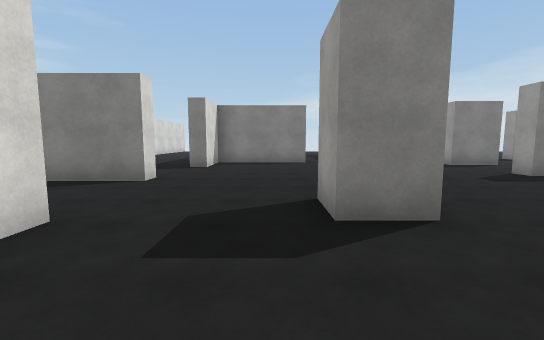
View 1 (above)

16 first-person views from a walk through a scene from a Unity 3-D project. The camera is 1.5 m above the floor, tilts 6° down and sees 90° across. The floor is counted in squares, 2 m on a side. Each view is taken from the middle of a square. On the plan, view 1 faces up. The plan holds only what a view shows up to about 10 squares ahead; the rest is blank. The player character is not drawn. Surface patterns are stand-ins for the level's own textures.

View 2
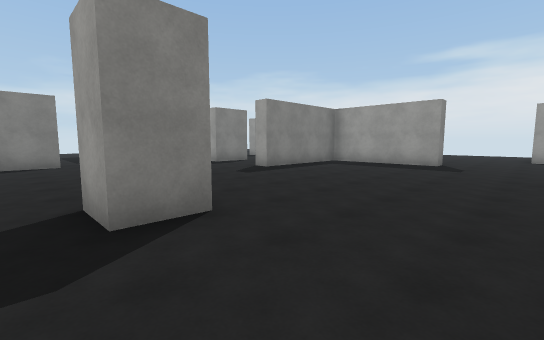

View 3
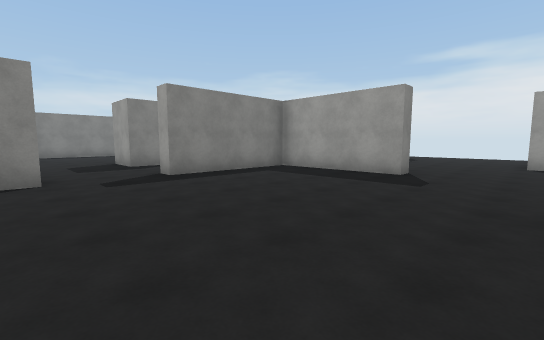

View 4
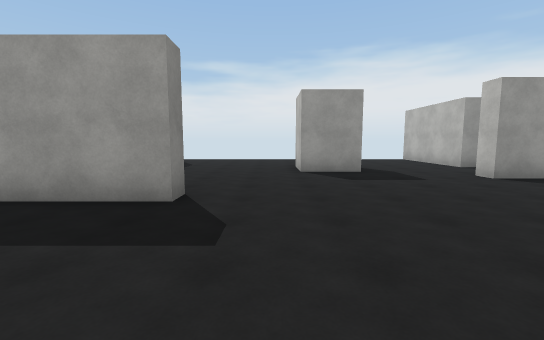

View 5
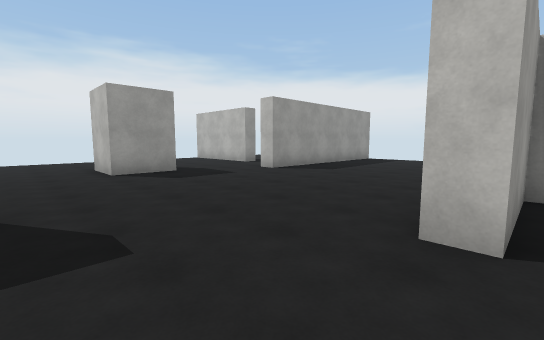

View 6
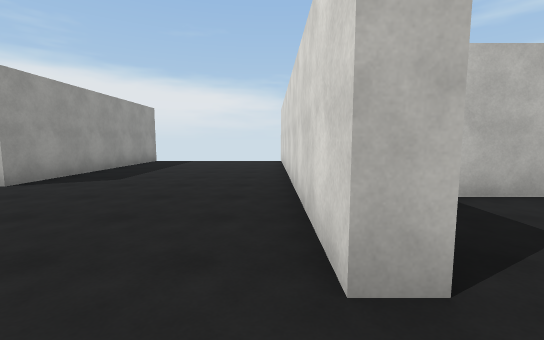

View 7
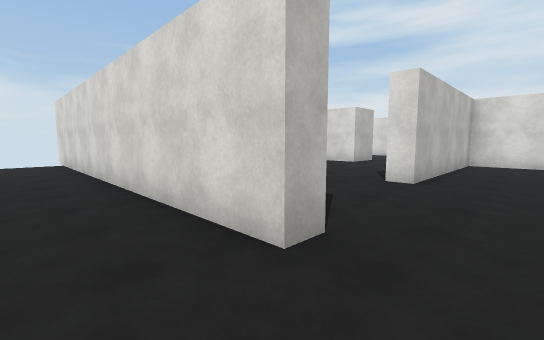

View 8
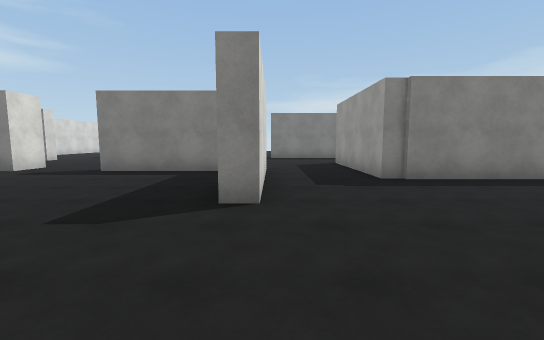

View 9
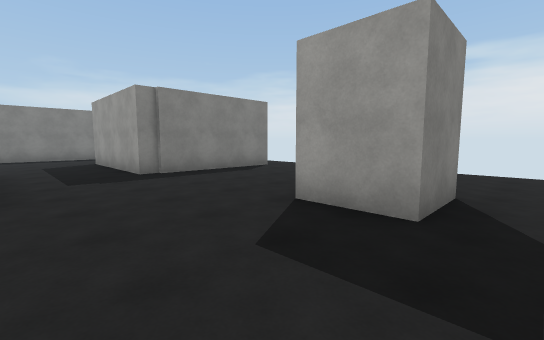

View 10
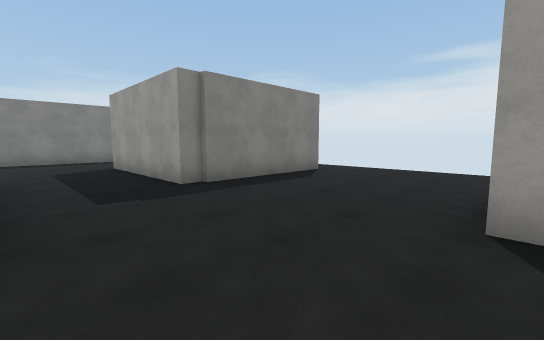

View 11
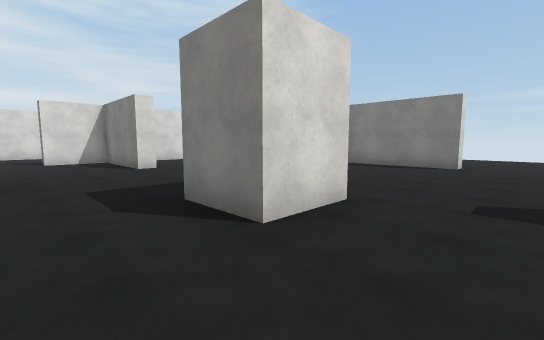

View 12
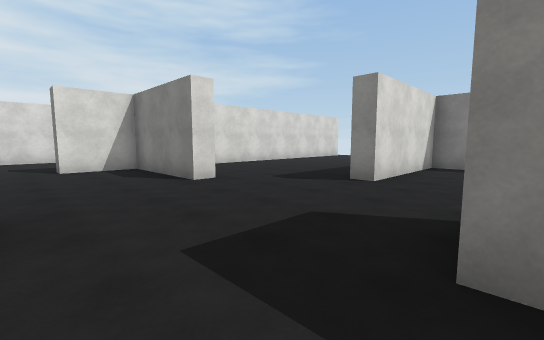

View 13
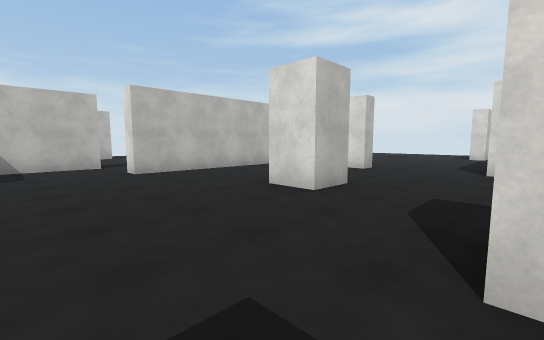

View 14
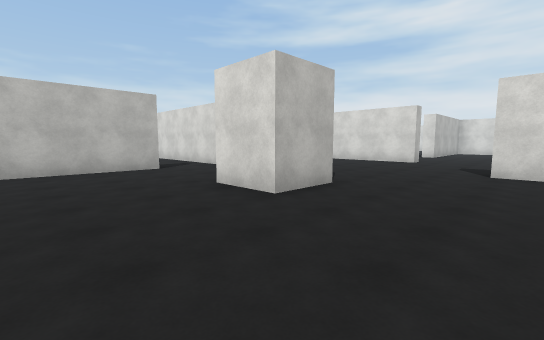

View 15
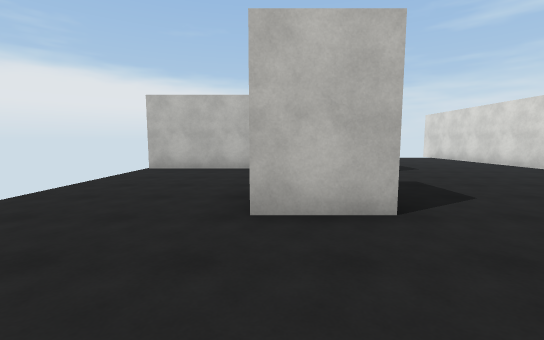

View 16
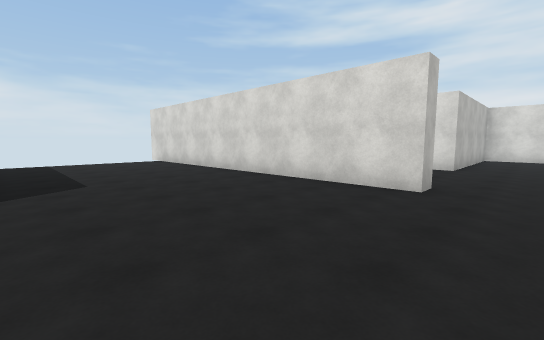

### Floor plan
Ten units are one square. View 1 is at (0, 0); x grows to the right and y downward. Boxes are objects, and circles mark ways between rooms. Rooms are numbered by the first view taken in them; rooms with no view inside come last. Other rooms are left out.
<svg viewBox="-30 -125 210 232">
<path fill="none" stroke="#000" d="M44 26 61 26 61 2 66 2 66 102M16 -25 6 -25 6 -35 16 -35 16 -25M127 -3 142 -3 142 12 127 12 127 -3M98 -61 98 -22 94 -22 94 -59 57 -59 57 -64M34 -69 34 -59 29 -59M120 46 120 61M72 -87 57 -87 57 -102M139 50 139 45 175 45M-21 -25 -21 6 28 6 28 11M162 -44 122 -44 122 -66M-24 -58 -24 -51M12 -103 12 -96 -19 -96 -19 -80M115 91 115 35 120 35M38 -120 32 -120M72 -102 72 -87M116 -112 99 -112M122 -66 122 -85"/>
<circle cx="105" cy="-60" r="3" fill="#2a7"/>
<circle cx="65" cy="-75" r="3" fill="#2a7"/>
<text x="70" y="-10">1</text>
<text x="90" y="-90">2</text>
</svg>
Room 1 opens to room 2.

Where each view was taken, in squares from view 1:
view 1: 0 up, 0 right, facing up
view 2: 0 up, 0 right, facing up-right
view 3: 0 up, 3 right, facing up-right
view 4: 1 up, 6 right, facing right
view 5: 2 up, 6 right, facing down-right
view 6: 1 up, 7 right, facing down
view 7: 1 up, 8 right, facing down-left
view 8: 1 down, 10 right, facing up
view 9: 2 down, 10 right, facing up-right
view 10: 0 up, 10 right, facing up-right
view 11: 7 up, 9 right, facing up-left
view 12: 7 up, 6 right, facing up-left
view 13: 6 up, 5 right, facing down-left
view 14: 3 up, 17 right, facing down-left
view 15: 3 up, 14 right, facing down
view 16: 1 up, 11 right, facing down-left
